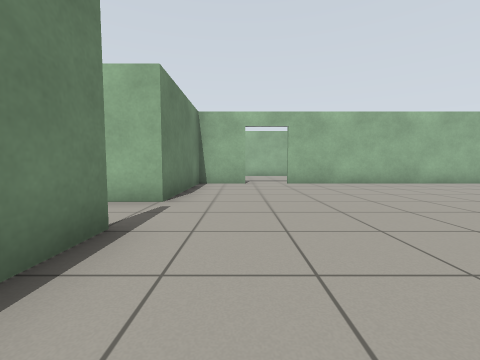
[1] (above)

16 first-person views from a walk through a world built for the Gazebo simulator. The camera is 0.72 m above the floor, tilts 4° down and sees 90° across. The floor is counted in squares, 1 m on a side. Each view is taken from the middle of a square. On the plan, view 1 faces up. The plan holds only what a view shows up to about 9 squares ahead; the rest is blank. The place goes on beyond the plan. Some stock models are drawn as simple stand-ins.

[2]
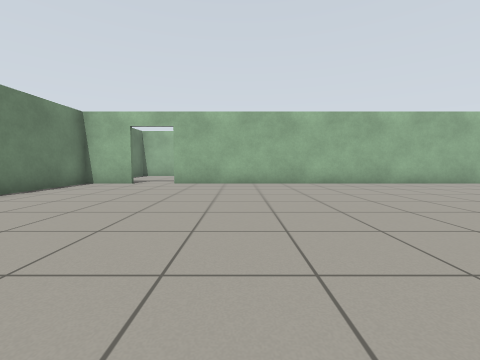

[3]
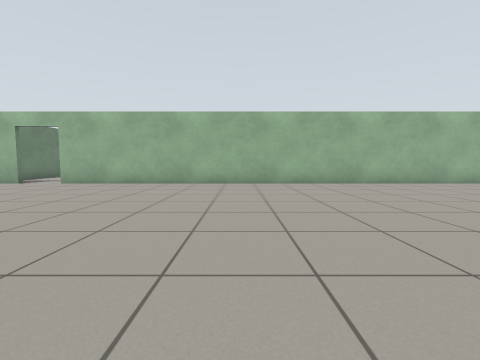

[4]
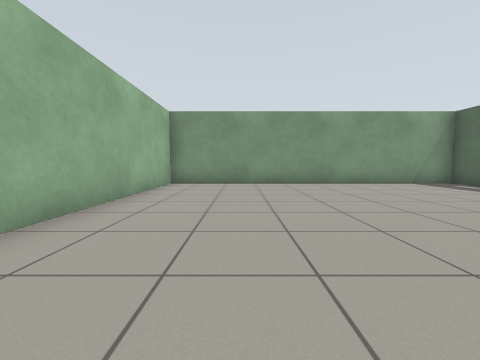

[5]
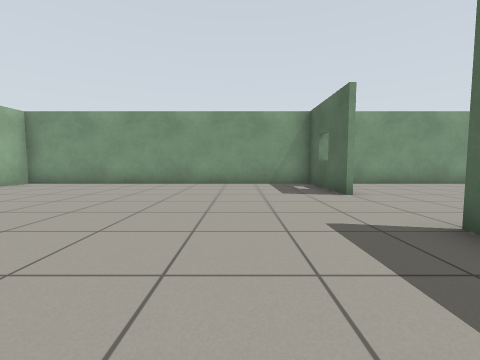

[6]
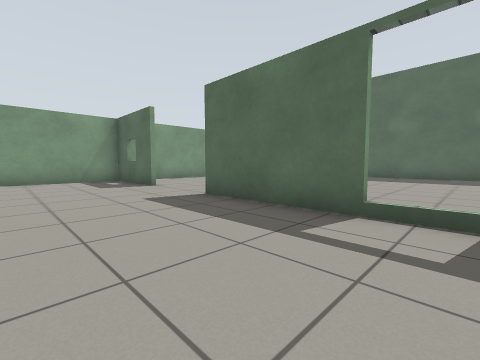

[7]
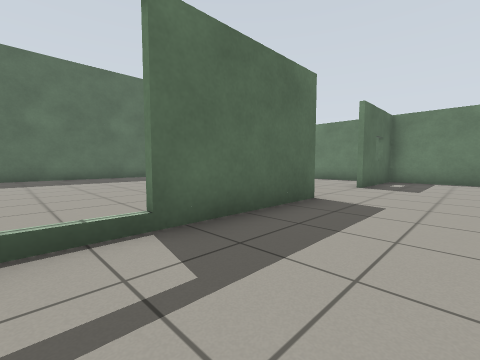

[8]
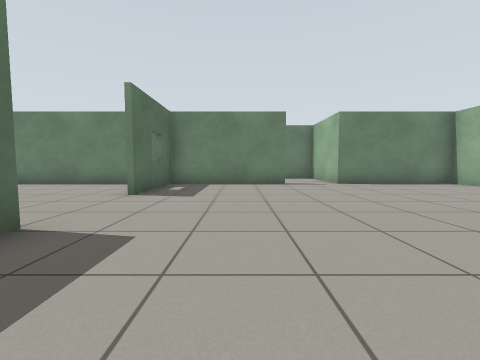

[9]
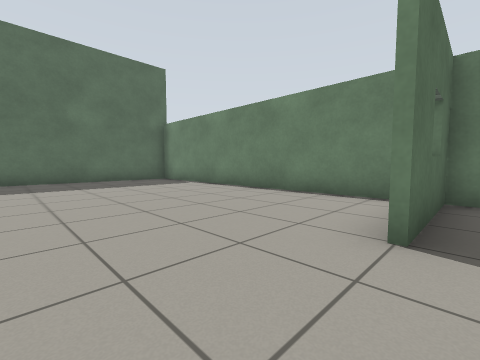

[10]
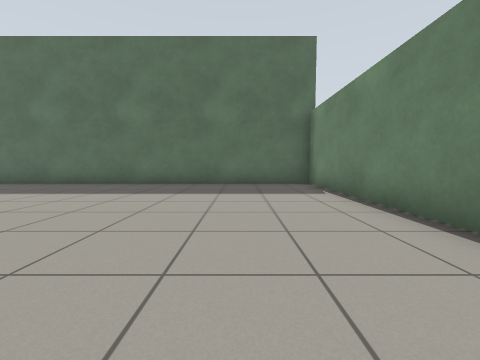

[11]
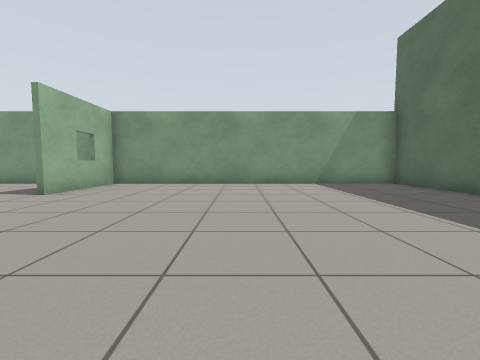

[12]
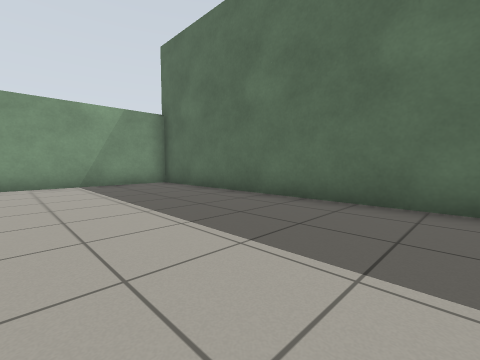

[13]
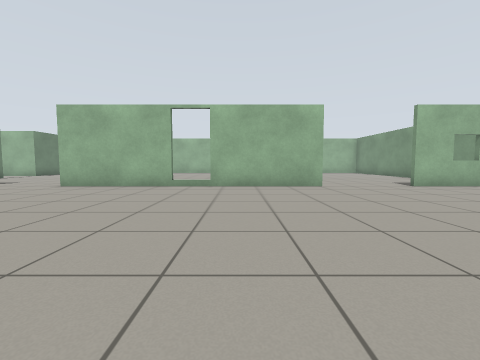

[14]
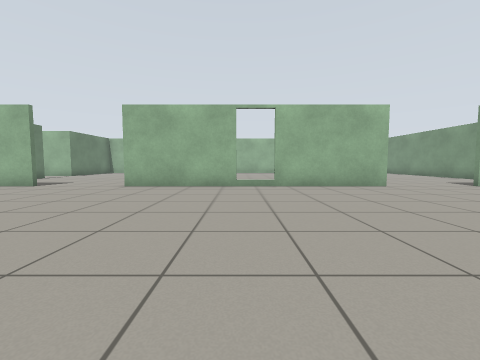

[15]
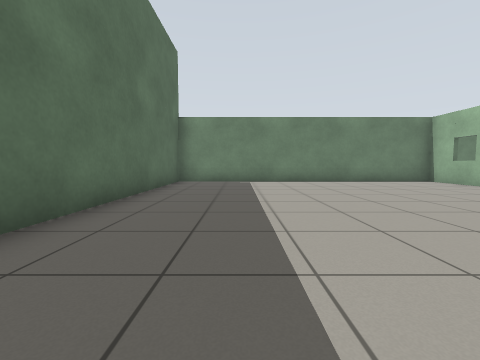

[16]
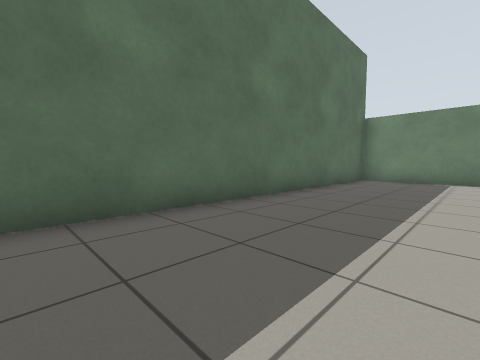

### Floor plan
Points are (right, up) in squares from view 1. A wall is a line through its corners. A room is listed if a view was taken in it or the views show most of it. See-through windows are left out.
Room 1 (views 1, 2, 3, 4, 5, 6, 7, 8, 9)
walls: (4.4, -1.4) (12.6, -1.4); (15.4, -1.4) (18.5, -1.4); (0.2, 8.4) (-1.4, 8.4) (-1.4, 4.4); (-1.4, 2.6) (-1.4, -1.4) (1.6, -1.4); (18.4, -1) (18.4, 8.4) (1.6, 8.4)
ways out: opening at (3, -1) to room 2; opening at (14, -1) to room 2; gap at (8.5, -1) to room 2; opening at (-1, 3.5); open door at (1, 8.5)
Room 2 (views 10, 11, 12, 13, 14, 15, 16)
walls: (12.6, -1.6) (4.4, -1.6); (1.6, -1.6) (-1.1, -1.6); (18.5, -1.6) (15.4, -1.6); (-1.4, -1.9) (-1.4, -11.4) (18.4, -11.4) (18.4, -1)
ways out: opening at (3, -1) to room 1; opening at (14, -1) to room 1; gap at (8.5, -1) to room 1

Where each view was taken, in squares from view 1:
view 1: 0 up, 0 right, facing up
view 2: 0 up, 4 right, facing up
view 3: 0 up, 8 right, facing up
view 4: 6 up, 10 right, facing right
view 5: 1 up, 10 right, facing right
view 6: 2 up, 8 right, facing down-right
view 7: 1 up, 9 right, facing down-left
view 8: 1 up, 7 right, facing left
view 9: 1 down, 4 right, facing down-left
view 10: 3 down, 1 right, facing down
view 11: 6 down, 10 right, facing right
view 12: 7 down, 10 right, facing down-right
view 13: 9 down, 10 right, facing up
view 14: 9 down, 8 right, facing up
view 15: 9 down, 8 right, facing left
view 16: 8 down, 9 right, facing down-left
